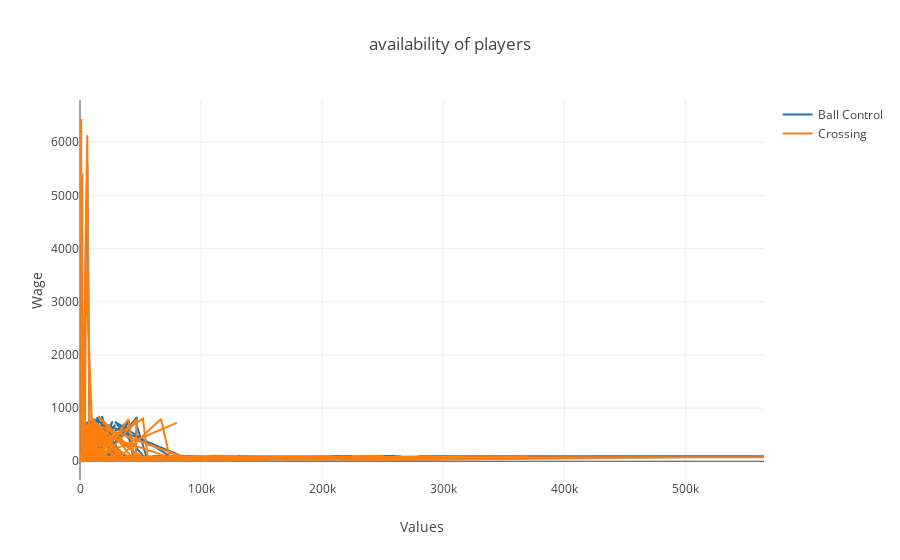

The cell this chart's notebook holds for it:
### Markdown cell above
Plotly charts
Shows no any dependence betwee salary and Ball control or crossing. Data most be cleaned from emissions before analisys

### Code cell
import plotly.graph_objs as go

trace = Scatter(x=df.Wage, y=df['Ball control'], name='Ball Control')
trace2 = Scatter(x=df.Wage, y=df['Crossing'], name='Crossing')
data = Data([trace,trace2])
layout = go.Layout(
    title='availability of players',
    xaxis=dict(title='Values'),
    yaxis=dict(title='Wage')
)
offline.init_notebook_mode(connected=True)
f = Figure({'data': data, 'layout': layout})
offline.iplot(f)

### Figure 1 — Plotly figure (JSON) as saved in the notebook; plotly's stock layout.template omitted (floating-point values rounded to 4 significant figures; data arrays with more than 128 entries replaced by an {"elided": "..."} marker saying what was removed)
{"data": [{"name": "Ball Control", "type": "scatter", "uid": "cac7ab65-f284-4da6-b6ca-335e7fe8af51", "x": {"elided": "17981 int values"}, "y": {"elided": "17981 float values"}}, {"name": "Crossing", "type": "scatter", "uid": "8e74af81-cf87-417a-a2ee-57cb32ed25d2", "x": {"elided": "17981 int values"}, "y": {"elided": "17981 float values"}}], "layout": {"title": {"text": "availability of players"}, "xaxis": {"title": {"text": "Values"}}, "yaxis": {"title": {"text": "Wage"}}}}
